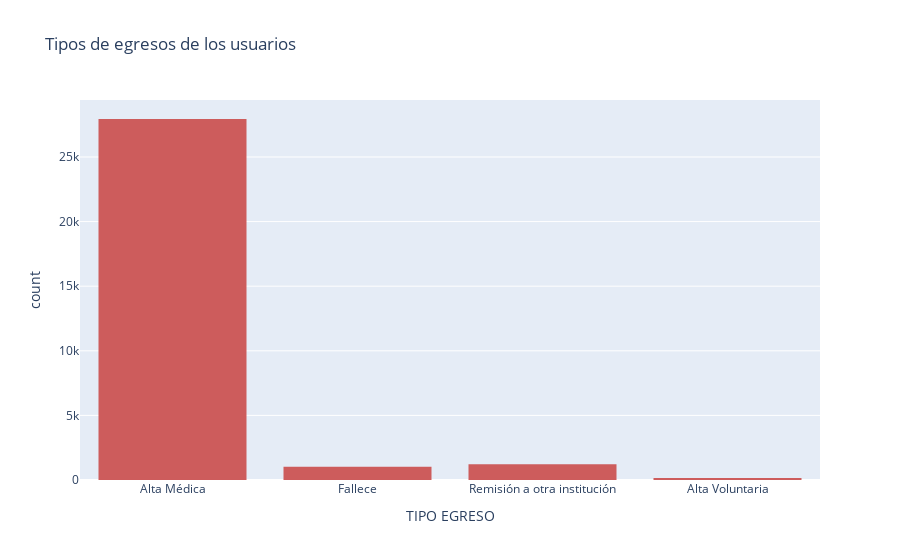

The notebook cell saved with this chart:
### Code cell
# Clasificación por egresos o salidas
fig = px.histogram(df_final, x = 'TIPO EGRESO', title = 'Tipos de egresos de los usuarios', color_discrete_sequence=['indianred'])
fig.show()

### Figure 1 — Plotly figure (JSON) as saved in the notebook; plotly's stock layout.template omitted (floating-point values rounded to 4 significant figures; data arrays with more than 128 entries replaced by an {"elided": "..."} marker saying what was removed)
{"data": [{"alignmentgroup": "True", "bingroup": "x", "hovertemplate": "TIPO EGRESO=%{x}<br>count=%{y}<extra></extra>", "legendgroup": "", "marker": {"color": "indianred", "pattern": {"shape": ""}}, "name": "", "offsetgroup": "", "orientation": "v", "showlegend": false, "type": "histogram", "x": {"elided": "30338 str values"}, "xaxis": "x", "yaxis": "y"}], "layout": {"barmode": "relative", "legend": {"tracegroupgap": 0}, "title": {"text": "Tipos de egresos de los usuarios"}, "xaxis": {"anchor": "y", "domain": [0, 1], "title": {"text": "TIPO EGRESO"}}, "yaxis": {"anchor": "x", "domain": [0, 1], "title": {"text": "count"}}}}
